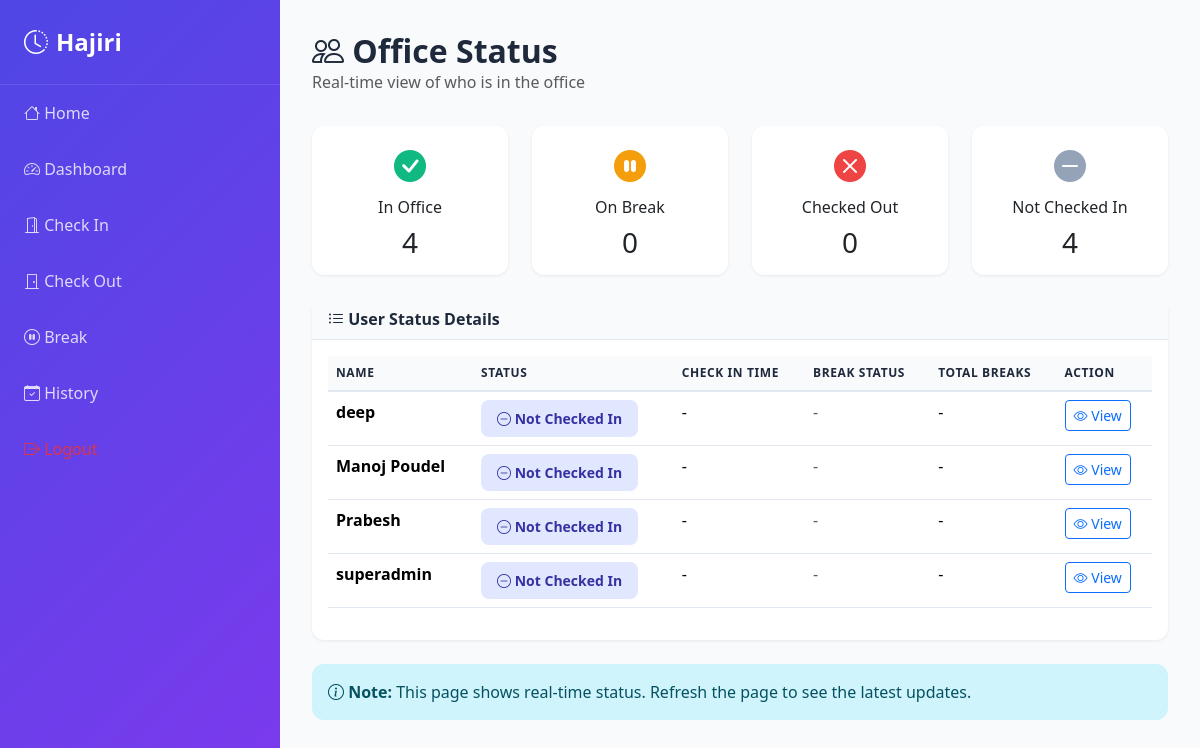
Screenshot of /attendance/admin/office-status/ (signed in) with the database file from the repository.
### accounts/models.py (models this page shows, shortened)
class CustomUser(AbstractUser):
    class Role(models.TextChoices):
        ADMIN = 'admin', 'Admin'
        INTERN = 'intern', 'Intern'
    role = models.CharField(max_length=20, choices=Role.choices, default=Role.INTERN)

### attendance/views.py (the view)
# urls.py: path('admin/office-status/', views.admin_office_status, name='admin_office_status'),
@login_required
def admin_office_status(request):
    if not _is_admin_user(request.user):
        return HttpResponseForbidden('Admins only')
    from django.contrib.auth import get_user_model
    User = get_user_model()
    now = timezone.localtime(timezone.now())
    today = now.date()
    users = list(User.objects.filter(role='intern').order_by('username').only('id', 'username', 'first_name', 'last_name', 'email'))
    user_ids = [u.id for u in users]
    attendance_qs = (
        Attendance.objects.filter(intern_id__in=user_ids, date=today)
        .select_related('intern')
    )
    attendance_by_user_id = {a.intern_id: a for a in attendance_qs}
    active_break_qs = (
        BreakLog.objects.filter(user_id__in=user_ids, date=today, end_time__isnull=True)
        .select_related('user')
    )
    active_break_by_user_id = {b.user_id: b for b in active_break_qs}
    users_data = []
    in_office_count = 0
    on_break_count = 0
    checked_out_count = 0
    not_checked_in_count = 0
    for user in users:
        attendance = attendance_by_user_id.get(user.id)
        active_break = active_break_by_user_id.get(user.id)
        status = 'Not Checked In'
        location = ''
        if attendance and attendance.check_in_time:
            if attendance.check_out_time:
                status = 'Checked Out'
                checked_out_count += 1
            else:
                if attendance.is_on_break:
                    status = 'On Break'
                    on_break_count += 1
                else:
                    status = 'In Office'
                    in_office_count += 1
                location = attendance.check_in_time.strftime('%H:%M')
        else:
            not_checked_in_count += 1
        users_data.append(
            {
                'user': user,
                'attendance': attendance,
                'status': status,
                'location': location,
                'active_break': active_break,
            }
        )
    return render(
        request,
        'attendance/admin_office_status.html',
        {
            'users_data': users_data,
            'in_office_count': in_office_count,
            'on_break_count': on_break_count,
            'checked_out_count': checked_out_count,
            'not_checked_in_count': not_checked_in_count,
        },
    )

### attendance/views.py (called while the page is built)
def _is_admin_user(user):
    return user.is_superuser or getattr(user, 'role', None) == 'admin'

### templates/attendance/admin_office_status.html (shortened to what this page needs)
{% extends 'base.html' %}
{% block content %}
<div class="page-header">
  <h1><i class="bi bi-people"></i> Office Status</h1>
  <p class="text-muted">Real-time view of who is in the office</p>
</div>
<div class="row mb-4">
  <div class="col-md-3">
    <div class="card text-center">
      <div class="card-body">
        <div style="font-size: 2rem; color: #10b981;">
          <i class="bi bi-check-circle-fill"></i>
        </div>
        <h6 class="card-title mt-2">In Office</h6>
        <h3 class="mb-0">
          {{ users_data|length }}
        </h3>
      </div>
    </div>
  </div>
  <div class="col-md-3">
    <div class="card text-center">
      <div class="card-body">
        <div style="font-size: 2rem; color: #f59e0b;">
          <i class="bi bi-pause-circle-fill"></i>
        </div>
        <h6 class="card-title mt-2">On Break</h6>
        <h3 class="mb-0">
          {% with breaks=users_data|dictsort:"active_break" %}
            {{ breaks|length }}
          {% endwith %}
        </h3>
      </div>
    </div>
  </div>
  <div class="col-md-3">
    <div class="card text-center">
      <div class="card-body">
        <div style="font-size: 2rem; color: #ef4444;">
          <i class="bi bi-x-circle-fill"></i>
        </div>
        <h6 class="card-title mt-2">Checked Out</h6>
        <h3 class="mb-0">{{ checked_out_count }}</h3>
      </div>
    </div>
  </div>
  <div class="col-md-3">
    <div class="card text-center">
      <div class="card-body">
        <div style="font-size: 2rem; color: #94a3b8;">
          <i class="bi bi-dash-circle-fill"></i>
        </div>
        <h6 class="card-title mt-2">Not Checked In</h6>
        <h3 class="mb-0">{{ not_checked_in_count }}</h3>
      </div>
    </div>
  </div>
</div>
<div class="card">
  <div class="card-header">
    <i class="bi bi-list-ul"></i> User Status Details
  </div>
  <div class="card-body">
    <div class="table-responsive">
      <table class="table">
        <thead>
          <tr>
            <th>Name</th>
            <th>Status</th>
            <th>Check In Time</th>
            <th>Break Status</th>
            <th>Total Breaks</th>
            <th>Action</th>
          </tr>
        </thead>
        <tbody>
          {% for item in users_data %}
            <tr>
              <td>
                <strong>{{ item.user.get_full_name|default:item.user.username }}</strong>
              </td>
              <td>
                {% if item.status == 'In Office' %}
                  <span class="status-badge status-in">
                    <i class="bi bi-check-circle-fill"></i> {{ item.status }}
                  </span>
                {% elif item.status == 'On Break' %}
                  <span class="status-badge status-break">
                    <i class="bi bi-pause-fill"></i> {{ item.status }}
                  </span>
                {% elif item.status == 'Checked Out' %}
                  <span class="status-badge status-out">
                    <i class="bi bi-x-circle-fill"></i> {{ item.status }}
                  </span>
                {% else %}
                  <span class="status-badge" style="background: #e0e7ff; color: #3730a3;">
                    <i class="bi bi-dash-circle"></i> {{ item.status }}
                  </span>
                {% endif %}
              </td>
              <td>
                {% if item.attendance.checked_in_at %}
                  {{ item.attendance.checked_in_at|time:"H:i" }}
                {% else %}
                  -
                {% endif %}
              </td>
              <td>
                {% if item.active_break %}
                  <span class="badge bg-warning">
                    Since {{ item.active_break.start_time|time:"H:i" }}
                  </span>
                {% else %}
                  <span class="text-muted">-</span>
                {% endif %}
              </td>
              <td>
                {% if item.attendance.total_break_minutes > 0 %}
                  {{ item.attendance.total_break_minutes }} min
                {% else %}
                  -
                {% endif %}
              </td>
              <td>
                <a href="{% url 'attendance:admin_user_history_detail' item.user.id %}" class="btn btn-sm btn-outline-primary">
                  <i class="bi bi-eye"></i> View
                </a>
              </td>
            </tr>
          {% endfor %}
        </tbody>
      </table>
    </div>
  </div>
</div>
<div class="alert alert-info mt-4" role="alert">
  <i class="bi bi-info-circle"></i>
  <strong>Note:</strong> This page shows real-time status. Refresh the page to see the latest updates.
</div>
{% endblock %}

### templates/base.html (style rules this page uses)
:root { --primary-color: #4f46e5; --success-color: #10b981; --danger-color: #ef4444; --warning-color: #f59e0b; --info-color: #0ea5e9; }
body { background-color: #f8fafc; }
.page-header { margin-bottom: 2rem; }
.page-header h1 { font-size: 2rem; font-weight: 700; color: #1e293b; margin: 0; }
.card { border: none; box-shadow: 0 1px 3px rgba(0, 0, 0, 0.08); border-radius: 0.75rem; transition: box-shadow 0.3s ease; }
.card-header { background: #f8fafc; border-bottom: 1px solid #e2e8f0; font-weight: 600; color: #1e293b; }
.status-badge { display: inline-block; padding: 0.5rem 1rem; border-radius: 0.5rem; font-weight: 600; font-size: 0.875rem; }
.table { border-collapse: collapse; }
.table thead th { background: #f8fafc; border-bottom: 2px solid #e2e8f0; font-weight: 600; color: #1e293b; text-transform: uppercase; font-size: 0.75rem; letter-spacing: 0.05em; }
.table tbody tr { border-bottom: 1px solid #e2e8f0; }
.alert { border: none; border-radius: 0.75rem; }

### rows the page displays
CustomUser: user.get_full_name "deep", status "Not Checked In"
CustomUser: user.get_full_name "Manoj Poudel", status "Not Checked In"
CustomUser: user.get_full_name "Prabesh", status "Not Checked In"
CustomUser: user.get_full_name "superadmin", status "Not Checked In"

### other values shown
{{ users_data|length }} "4"
{{ breaks|length }} "0"
{{ checked_out_count }} "0"
{{ not_checked_in_count }} "4"
